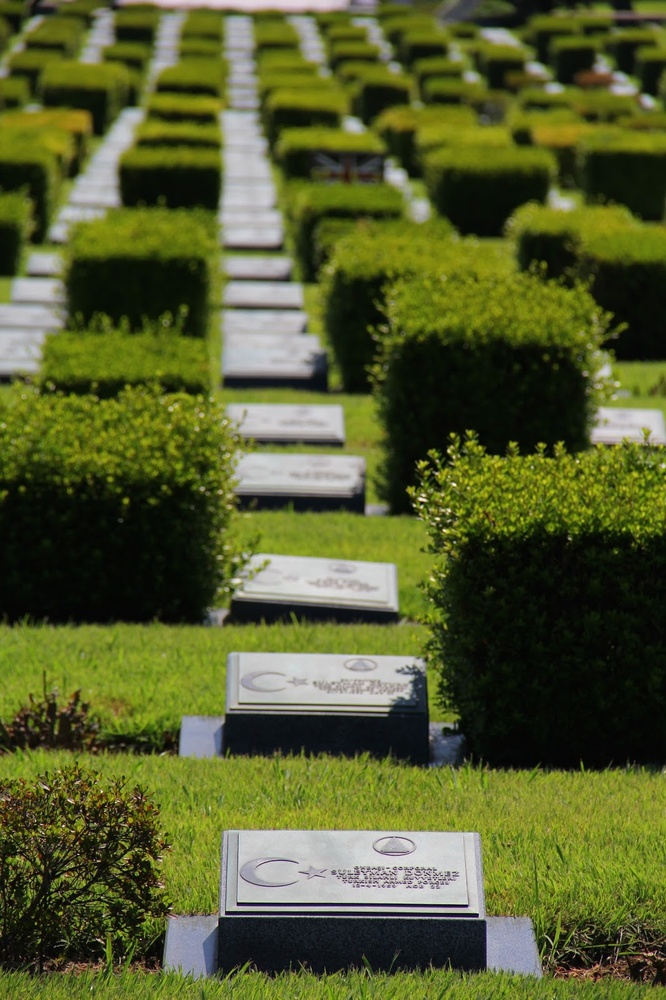
#> input picture images/foto.jpg, 666 x 1000 px, shrunk from 1066 x 1600 before the run, found by its file name
$ python sharpen.py
#> lines starting #> are read from the running program, lines starting #| are printed output that depends on the picture; after the words box and inside, x2 and y2 are one past the last pixel; in counts of white or black regions, pixels touching at a corner belong together


import cv2
import numpy as np
from matplotlib import pyplot as plt

img = cv2.imread('foto.jpg')
#> img is the input picture: shape (1000, 666, 3); mean B, G, R 45.9, 92.5, 85.6

kernel = np.array([[-1,-1,-1], [-1,9,-1], [-1,-1,-1]])

img_sharpened = cv2.filter2D(img, -1, kernel)
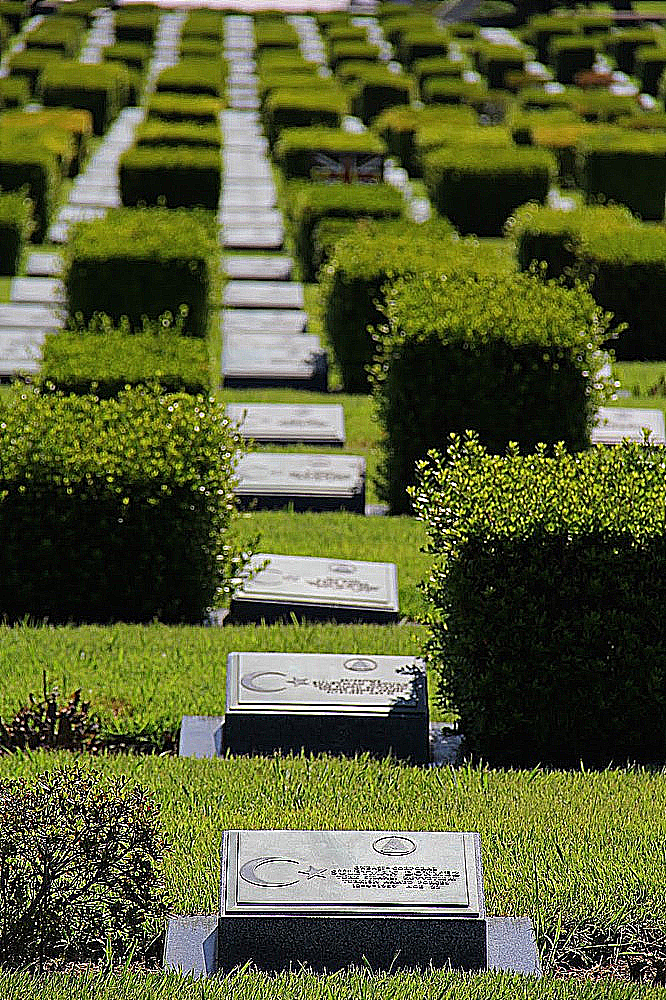
#> img_sharpened: shape (1000, 666, 3); mean B, G, R 53, 94.7, 88.3


cv2.imwrite("sharpened.jpg",img_sharpened)

# [6 lines of commented-out code are left out]


img = cv2.imread('foto.jpg')
img_sharpened = cv2.imread('sharpened.jpg')

edges = cv2.Canny(img,100,200)
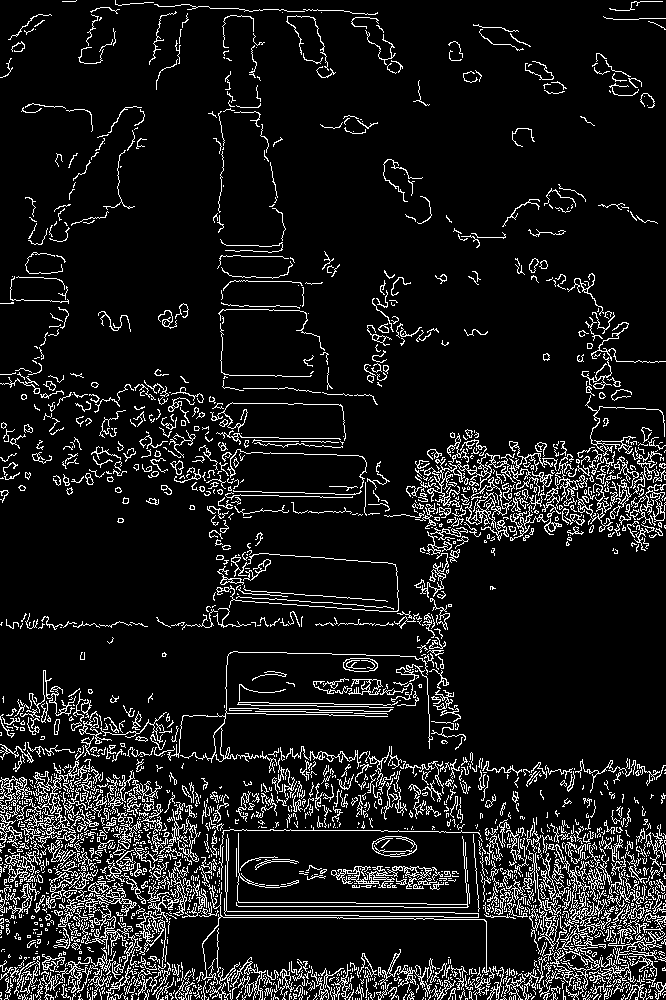
#> edges: shape (1000, 666); 9.9% white in thin lines or dots
edges_sharpened = cv2.Canny(img_sharpened,100,200)
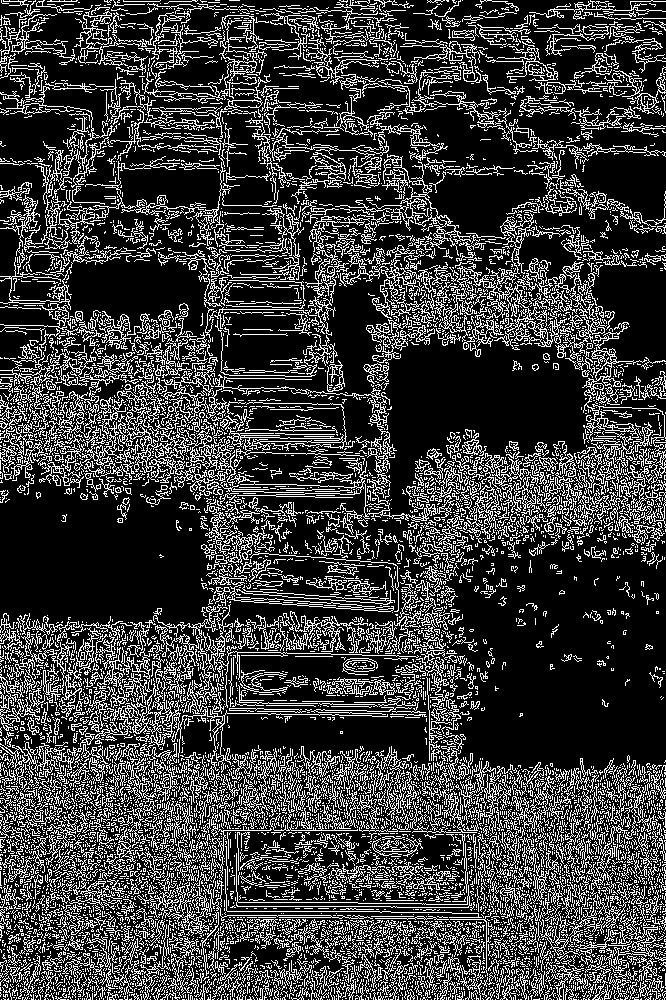
#> edges_sharpened: shape (1000, 666); 23.6% white in thin lines or dots


plt.subplot(121),plt.imshow(edges,cmap = 'gray')
plt.title('Edges Original Image'), plt.xticks([]), plt.yticks([])
plt.subplot(122),plt.imshow(edges_sharpened,cmap = 'gray')
plt.title('Edges Sharpened Image'), plt.xticks([]), plt.yticks([])
plt.show()
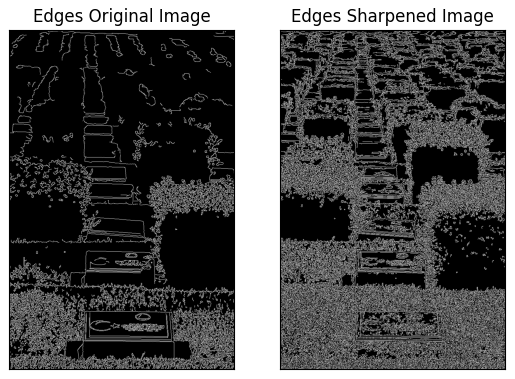
#> figure drawn by matplotlib, 2 panels

$ run again, with images/back.jpg copied over images/foto.jpg
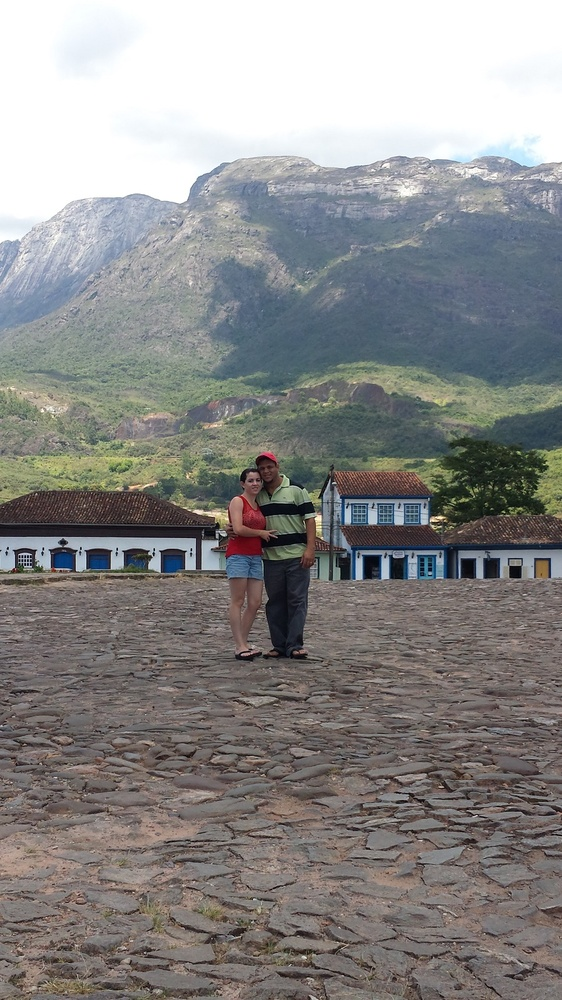
#> input picture images/back.jpg, 562 x 1000 px, shrunk from 900 x 1600 before the run, found by its file name
#> img is the input picture: shape (1000, 562, 3); mean B, G, R 136.2, 137.1, 137.8
#> `edges = cv2.Canny(img,100,200)`:
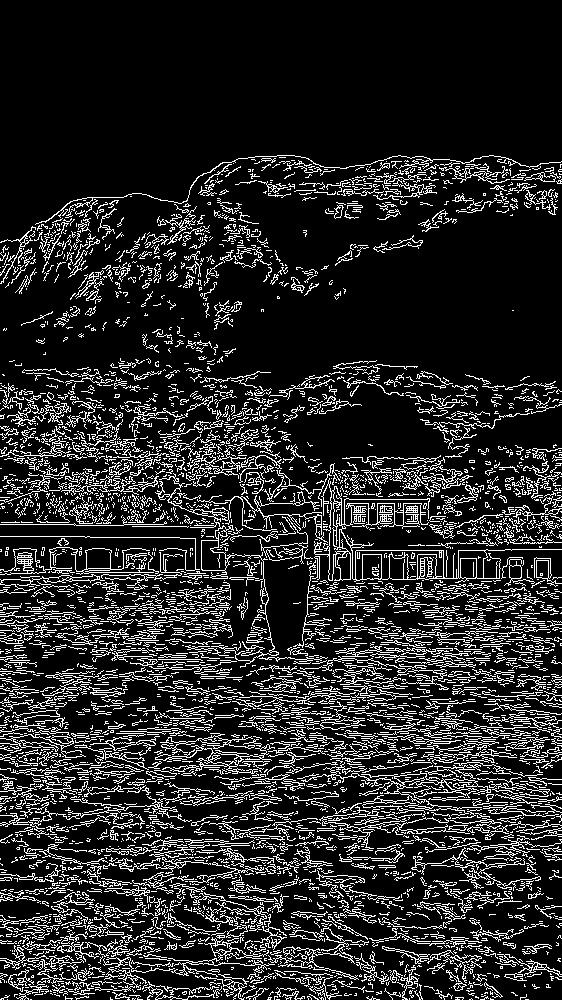
#> edges: shape (1000, 562); 15.5% white in thin lines or dots, all inside (x1, y1, x2, y2) = (0, 155, 562, 1000)
#> edges_sharpened: shape (1000, 562); 27.9% white in thin lines or dots, all inside (x1, y1, x2, y2) = (0, 136, 562, 1000)
#> `plt.show()`:
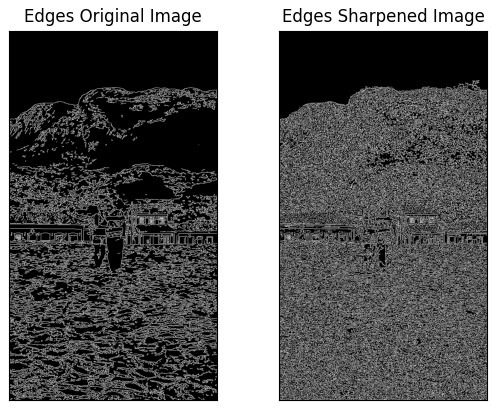
#> figure drawn by matplotlib, 2 panels
